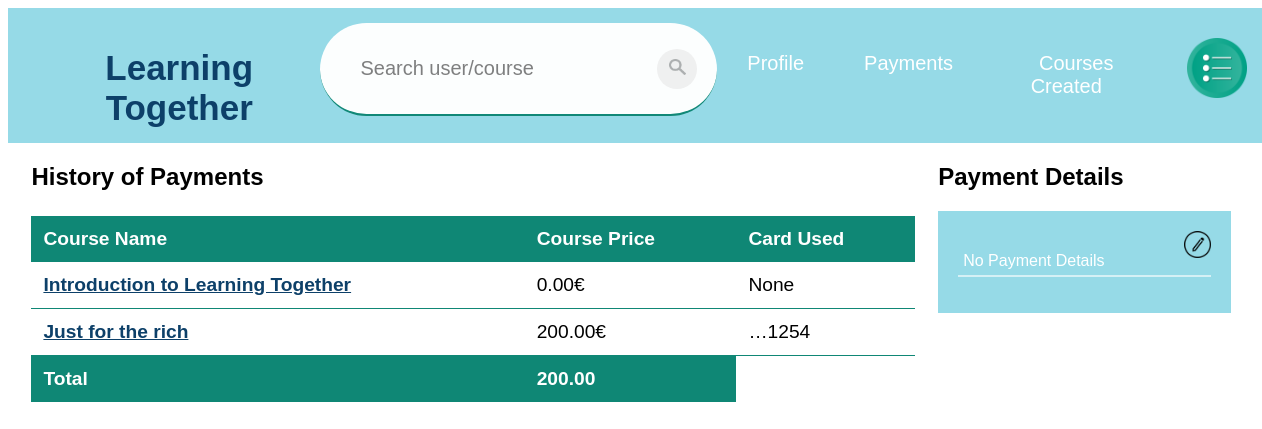
Screenshot of /payments (signed in) with the database file from the repository.
### app/models.py (models this page shows, shortened)
class CoursesEnrolled(models.Model):
    privateId = models.ForeignKey(Private, on_delete=models.CASCADE)
    courseId = models.ForeignKey(Course, on_delete=models.PROTECT)
    paymentMethod = models.ForeignKey(PaymentDetails, on_delete=models.PROTECT, null=True)

class Course(models.Model):
    categoryId = models.ForeignKey(Category, on_delete=models.PROTECT)
    name = models.CharField(max_length=100)
    averageMasterTime = models.SmallIntegerField()
    price = models.DecimalField(max_digits=6, decimal_places=2)
    description = models.CharField(max_length=200, blank=True)
    link = models.CharField(max_length=200, default="")

class PaymentDetails(models.Model):
    privateId = models.ForeignKey(Private, on_delete=models.CASCADE, null=True, blank=True)
    cardNumber = models.CharField(max_length=16)
    expirationMonth = models.SmallIntegerField()
    expirationYear = models.SmallIntegerField()
    cvv = models.SmallIntegerField()

### app/views.py (the view)
# urls.py: path('payments',views.payments,name="payments"),
def payments(request):
    if request.user.is_authenticated:
        profile = models.Profile.objects.filter(userId__exact=request.user.id)
        private = models.Private.objects.filter(profileId__exact=profile[0].id)
        enrolledCourses = models.CoursesEnrolled.objects.filter(
            privateId__exact=private[0].id)
        paymentDetails = models.PaymentDetails.objects.filter(
            privateId__exact=private[0].id)
        total = 0
        for course in enrolledCourses:
            total += course.courseId.price
        return render(request, "app/payments.html", {'enrolledCourses': enrolledCourses, 'paymentDetails': paymentDetails,
                                                     'total': total, 'thisUser': True, 'userId': request.user.id, 'showOptions': True})
    return redirect('home')

### templates/app/payments.html (shortened to what this page needs)
{% extends 'app/base.html' %}
{% block content %}
{% load static %}
{% include 'app/navBar.html' with thisUser=thisUser userId=userId showOptions=showOptions %}
<div class="container">
    <div>
        <h2>History of Payments</h2>
        {% if not enrolledCourses %}
            <p>You need to apply in a course to have an history of payments!</p>
        {% else %}
        <table class="table">
            <thead>
                <tr>
                    <th>Course Name</th>
                    <th>Course Price</th>
                    <th>Card Used</th>
                </tr>
            </thead>
            {% for enrolledCourse in enrolledCourses %}
            <tbody>
                <tr>
                    <td><a class="pretty" href="../course/{{ enrolledCourse.courseId.id }}">{{ enrolledCourse.courseId.name }}</a></td>
                    <td>{{ enrolledCourse.courseId.price }}€</td>
                    {% if enrolledCourse.paymentMethod.cardNumber %}
                    <td>{{ enrolledCourse.paymentMethod.cardNumber|slice:'::-1'|truncatechars:5|slice:'::-1'}}</td>
                    {% else %}
                    <td>None</td>
                    {% endif %}
                </tr>
            </tbody>
            {% endfor %}
            <tfoot>
                <tr>
                    <td >Total</td>
                    <td>{{ total }}</td>
                </tr>
            </tfoot>
        </table>
        {% endif %}
    </div>
    <div>
        <h2>Payment Details</h2>
        <div class="payment-methods">
            <a href="../managePaymentDetails"><img class="edit" src="{% static 'images/' %}edit.png"></a>
            {% if not paymentDetails %}
                <p>No Payment Details</p>
            {% else %}
                {% for card in paymentDetails %}
                <div>
                    <p><img class="card" src="{% static 'images/' %}card.png"> {{ card.cardNumber|slice:'::-1'|truncatechars:5|slice:'::-1' }}</p>
                </div>
                {% endfor %}
            {% endif %}
        </div>
    </div>
</div>
{% endblock %}

### static/test.css (style rules this page uses)
body { background-color: rgb(255, 255, 255); font-family: sans-serif; }

### templates/app/payments.html (style rules this page uses)
.pretty { font-weight: bolder; color: rgb(13, 64, 105); }
.table { border-collapse: collapse; margin: 25px 0; font-size: 1.2em; min-width: 70vw; }
.table thead tr, .table tfoot tr { background-color: #0f8775; text-align: left; color: white; font-weight: bold; }
.table th, .table td { padding: 12px; }
.table tbody tr { border-bottom: 1px solid #0f8775; }
.container { display: flex; justify-content: space-evenly; align-items: flex-start; }
.payment-methods { padding: 20px; background-color: #96dae7; color:white; min-width: 20vw; }
p { border-bottom: 2px solid rgba(255, 255, 255, 0.6); padding: 5px; }
.edit { width:27px; float: right; }

### templates/app/searchBar.html (style rules this page uses)
img { width: 13px; }
::placeholder { color:rgba(0, 0, 0, 0.514); }

### rows the page displays
CoursesEnrolled: courseId.name "Introduction to Learning Together", courseId.price "0.00", shows "None"
CoursesEnrolled: courseId.name "Just for the rich", courseId.price "200.00", paymentMethod.cardNumber "…1254"

### other values shown
{{ total }} "200.00"
